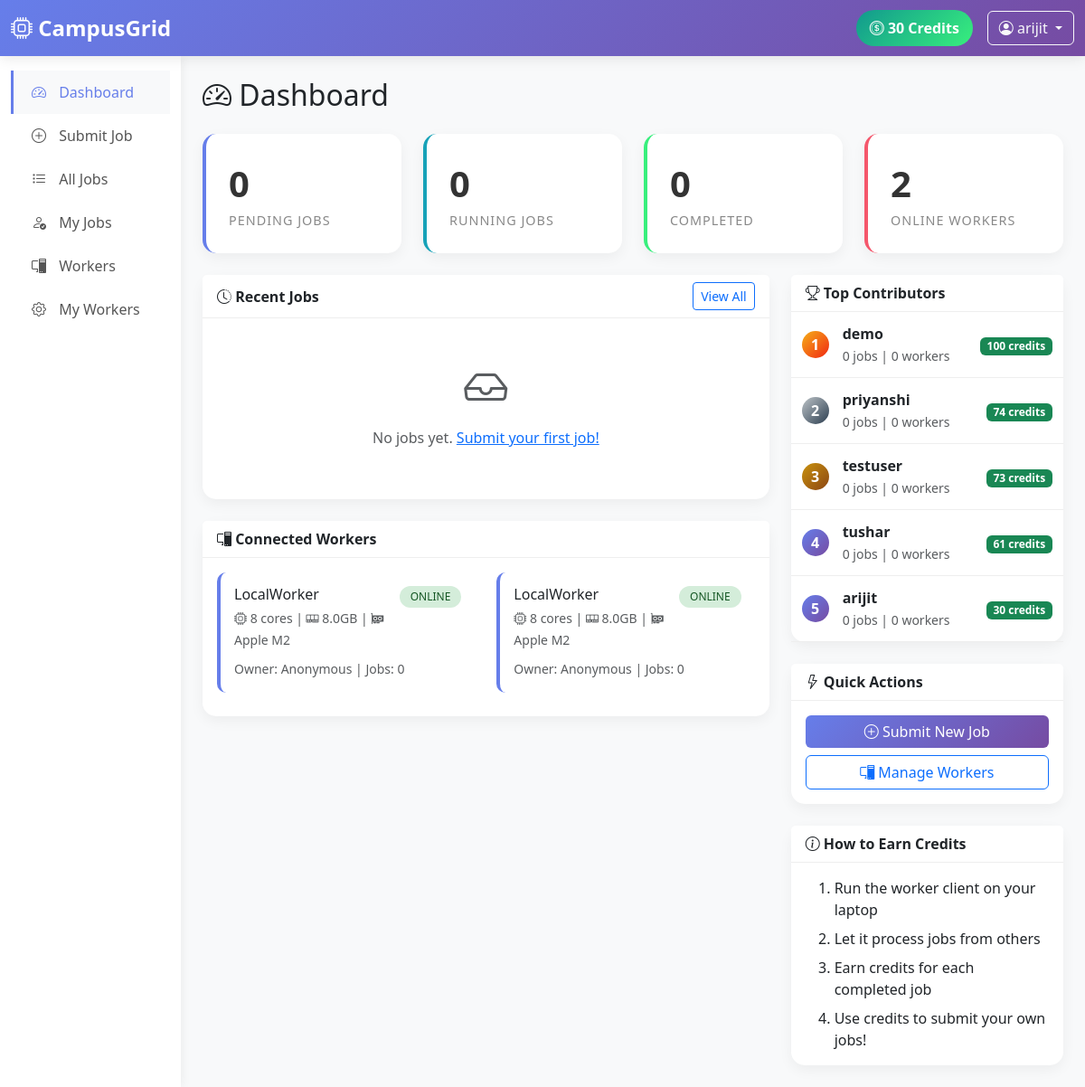
The app's page / (signed in) with its own data.
### tables this page shows
CREATE TABLE users (
                id TEXT PRIMARY KEY,
                username TEXT UNIQUE NOT NULL,
                password_hash TEXT NOT NULL,
                email TEXT,
                credits INTEGER DEFAULT 100,
                created_at DATETIME DEFAULT CURRENT_TIMESTAMP,
                last_login DATETIME
            );

CREATE TABLE workers (
                id TEXT PRIMARY KEY,
                name TEXT NOT NULL,
                owner_id TEXT,
                ip_address TEXT,
                status TEXT DEFAULT 'offline',
                cpu_cores INTEGER,
                cpu_model TEXT,
                ram_gb REAL,
                gpu_name TEXT,
                gpu_memory_gb REAL,
                has_docker INTEGER DEFAULT 0,
                last_heartbeat DATETIME,
                total_jobs_completed INTEGER DEFAULT 0,
                total_credits_earned INTEGER DEFAULT 0,
                created_at DATETIME DEFAULT CURRENT_TIMESTAMP,
                FOREIGN KEY (owner_id) REFERENCES users(id)
            );

### dashboard.py (the view)
@app.route('/')
@login_required
def index():
    user = get_current_user()
    stats = database.get_queue_stats()
    leaderboard = database.get_leaderboard(10)
    recent_jobs = database.get_jobs_by_status(limit=10)
    workers = database.get_all_workers()
    return render_template('index.html',
                           user=user,
                           stats=stats,
                           leaderboard=leaderboard,
                           recent_jobs=recent_jobs,
                           workers=workers)

### templates/index.html (shortened to what this page needs)
{% extends "base.html" %}
{% block content %}
<h2 class="mb-4"><i class="bi bi-speedometer2"></i> Dashboard</h2>
<div class="row mb-4">
    <div class="col-md-3">
        <div class="stat-card primary">
            <div class="stat-value" id="stat-pending">{{ stats.pending if stats else 0 }}</div>
            <div class="stat-label">Pending Jobs</div>
        </div>
    </div>
    <div class="col-md-3">
        <div class="stat-card info">
            <div class="stat-value" id="stat-running">{{ stats.running if stats else 0 }}</div>
            <div class="stat-label">Running Jobs</div>
        </div>
    </div>
    <div class="col-md-3">
        <div class="stat-card success">
            <div class="stat-value" id="stat-completed">{{ stats.completed if stats else 0 }}</div>
            <div class="stat-label">Completed</div>
        </div>
    </div>
    <div class="col-md-3">
        <div class="stat-card warning">
            <div class="stat-value" id="stat-workers">{{ stats.online_workers if stats else 0 }}</div>
            <div class="stat-label">Online Workers</div>
        </div>
    </div>
</div>
<div class="row">
    <div class="col-md-8">
        <div class="card mb-4">
            <div class="card-header d-flex justify-content-between align-items-center">
                <span><i class="bi bi-clock-history"></i> Recent Jobs</span>
                <a href="{{ url_for('jobs') }}" class="btn btn-sm btn-outline-primary">View All</a>
            </div>
            <div class="card-body">
                {% if recent_jobs %}
                <div class="table-responsive">
                    <table class="table table-hover">
                        <thead>
                            <tr>
                                <th>Title</th>
                                <th>Submitter</th>
                                <th>Status</th>
                                <th>Worker</th>
                                <th>Created</th>
                            </tr>
                        </thead>
                        <tbody>
                            {% for job in recent_jobs %}
                            <tr>
                                <td>
                                    <a href="{{ url_for('job_detail', job_id=job.id) }}">
                                        {{ job.title[:30] }}{% if job.title|length > 30 %}...{% endif %}
                                    </a>
                                </td>
                                <td>{{ job.submitter_name or 'Unknown' }}</td>
                                <td>
                                    <span class="badge badge-status badge-{{ job.status }}">
                                        {{ job.status|upper }}
                                    </span>
                                </td>
                                <td>{{ job.worker_name or '-' }}</td>
                                <td>{{ job.created_at[:16] if job.created_at else 'N/A' }}</td>
                            </tr>
                            {% endfor %}
                        </tbody>
                    </table>
                </div>
                {% else %}
                <div class="text-center text-muted py-4">
                    <i class="bi bi-inbox" style="font-size: 3rem;"></i>
                    <p class="mt-2">No jobs yet. <a href="{{ url_for('submit_job') }}">Submit your first job!</a></p>
                </div>
                {% endif %}
            </div>
        </div>
        <div class="card">
            <div class="card-header">
                <i class="bi bi-pc-display"></i> Connected Workers
            </div>
            <div class="card-body">
                {% if workers %}
                <div class="row">
                    {% for worker in workers %}
                    <div class="col-md-6">
                        <div class="worker-card {{ worker.status }}">
                            <div class="d-flex justify-content-between align-items-start">
                                <div>
                                    <h6 class="mb-1">{{ worker.name }}</h6>
                                    <small class="text-muted">
                                        <i class="bi bi-cpu"></i> {{ worker.cpu_cores or '?' }} cores |
                                        <i class="bi bi-memory"></i> {{ worker.ram_gb or '?' }}GB
                                        {% if worker.gpu_name %}
                                        | <i class="bi bi-gpu-card"></i> {{ worker.gpu_name }}
                                        {% endif %}
                                    </small>
                                </div>
                                <span class="badge badge-status badge-{{ worker.status }}">
                                    {{ worker.status|upper }}
                                </span>
                            </div>
                            <div class="mt-2">
                                <small class="text-muted">
                                    Owner: {{ worker.owner_name or 'Anonymous' }} |
                                    Jobs: {{ worker.total_jobs_completed or 0 }}
                                </small>
                            </div>
                        </div>
                    </div>
                    {% endfor %}
                </div>
                {% else %}
                <div class="text-center text-muted py-4">
                    <i class="bi bi-pc-display-horizontal" style="font-size: 3rem;"></i>
                    <p class="mt-2">No workers connected yet.</p>
                    <p><small>Run <code>python worker/client.py</code> on any machine to join the network!</small></p>
                </div>
                {% endif %}
            </div>
        </div>
    </div>
    <div class="col-md-4">
        <div class="card">
            <div class="card-header">
                <i class="bi bi-trophy"></i> Top Contributors
            </div>
            <div class="card-body p-0">
                {% if leaderboard %}
                {% for entry in leaderboard %}
                <div class="leaderboard-item">
                    <div class="leaderboard-rank {% if loop.index == 1 %}gold{% elif loop.index == 2 %}silver{% elif loop.index == 3 %}bronze{% endif %}">
                        {{ loop.index }}
                    </div>
                    <div class="flex-grow-1">
                        <div class="fw-bold">{{ entry.username }}</div>
                        <small class="text-muted">
                            {{ entry.jobs_completed or 0 }} jobs | {{ entry.active_workers or 0 }} workers
                        </small>
                    </div>
                    <div class="text-end">
                        <span class="badge bg-success">{{ entry.credits }} credits</span>
                    </div>
                </div>
                {% endfor %}
                {% else %}
                <div class="text-center text-muted py-4">
                    <p>No contributors yet!</p>
                </div>
                {% endif %}
            </div>
        </div>
        <div class="card mt-4">
            <div class="card-header">
                <i class="bi bi-lightning"></i> Quick Actions
            </div>
            <div class="card-body">
                <a href="{{ url_for('submit_job') }}" class="btn btn-gradient w-100 mb-2">
                    <i class="bi bi-plus-circle"></i> Submit New Job
                </a>
                <a href="{{ url_for('workers') }}" class="btn btn-outline-primary w-100">
                    <i class="bi bi-pc-display"></i> Manage Workers
                </a>
            </div>
        </div>
        <div class="card mt-4">
            <div class="card-header">
                <i class="bi bi-info-circle"></i> How to Earn Credits
            </div>
            <div class="card-body">
                <ol class="mb-0">
                    <li class="mb-2">Run the worker client on your laptop</li>
                    <li class="mb-2">Let it process jobs from others</li>
                    <li class="mb-2">Earn credits for each completed job</li>
                    <li>Use credits to submit your own jobs!</li>
                </ol>
            </div>
        </div>
    </div>
</div>
{% endblock %}

### templates/base.html (shortened to what this page needs)
<!DOCTYPE html>
<html lang="en">
<head>
    <link href="https://cdn.jsdelivr.net/npm/bootstrap@5.3.0/dist/css/bootstrap.min.css" rel="stylesheet">
    <link href="https://cdn.jsdelivr.net/npm/bootstrap-icons@1.10.0/font/bootstrap-icons.css" rel="stylesheet">
</head>
<body>
    <nav class="navbar navbar-expand-lg navbar-dark">
        <div class="container-fluid">
            <a class="navbar-brand" href="{{ url_for('index') }}">
                <i class="bi bi-cpu"></i> CampusGrid
            </a>
            <div class="d-flex align-items-center">
                {% if user %}
                <span class="credits-display me-3">
                    <i class="bi bi-coin"></i> {{ user.credits }} Credits
                </span>
                <div class="dropdown">
                    <button class="btn btn-outline-light dropdown-toggle" type="button" data-bs-toggle="dropdown">
                        <i class="bi bi-person-circle"></i> {{ user.username }}
                    </button>
                </div>
                {% endif %}
            </div>
        </div>
    </nav>
    <div class="container-fluid">
        <div class="row">
            {% if user %}
            <div class="col-md-2 sidebar py-3">
                <nav class="nav flex-column">
                    <a class="nav-link {% if request.endpoint == 'index' %}active{% endif %}" href="{{ url_for('index') }}">
                        <i class="bi bi-speedometer2"></i> Dashboard
                    </a>
                    <a class="nav-link {% if request.endpoint == 'submit_job' %}active{% endif %}" href="{{ url_for('submit_job') }}">
                        <i class="bi bi-plus-circle"></i> Submit Job
                    </a>
                    <a class="nav-link {% if request.endpoint == 'jobs' %}active{% endif %}" href="{{ url_for('jobs') }}">
                        <i class="bi bi-list-task"></i> All Jobs
                    </a>
                    <a class="nav-link {% if request.endpoint == 'my_jobs' %}active{% endif %}" href="{{ url_for('my_jobs') }}">
                        <i class="bi bi-person-check"></i> My Jobs
                    </a>
                    <a class="nav-link {% if request.endpoint == 'workers' %}active{% endif %}" href="{{ url_for('workers') }}">
                        <i class="bi bi-pc-display"></i> Workers
                    </a>
                    <a class="nav-link {% if request.endpoint == 'my_workers' %}active{% endif %}" href="{{ url_for('my_workers') }}">
                        <i class="bi bi-gear"></i> My Workers
                    </a>
                </nav>
            </div>
            <main class="col-md-10 py-4 px-4">
            {% else %}
            <main class="col-12 py-4 px-4">
            {% endif %}
                {% block content %}{% endblock %}
            </main>
        </div>
    </div>
</body>
</html>

### records on screen
users: credits "30", username "arijit", jobs_completed "0", active_workers "0"
workers: name "LocalWorker", cpu_cores "8", ram_gb "8.0", gpu_name "Apple M2", status "ONLINE", owner_name "Anonymous", total_jobs_completed "0"
workers: name "LocalWorker", cpu_cores "8", ram_gb "8.0", gpu_name "Apple M2", status "ONLINE", owner_name "Anonymous", total_jobs_completed "0"
users: username "demo", jobs_completed "0", active_workers "0", credits "100"
users: username "priyanshi", jobs_completed "0", active_workers "0", credits "74"
users: username "testuser", jobs_completed "0", active_workers "0", credits "73"
users: username "tushar", jobs_completed "0", active_workers "0", credits "61"

### other values on screen
{{ stats.pending if stats else 0 }} "0"
{{ stats.running if stats else 0 }} "0"
{{ stats.completed if stats else 0 }} "0"
{{ stats.online_workers if stats else 0 }} "2"
